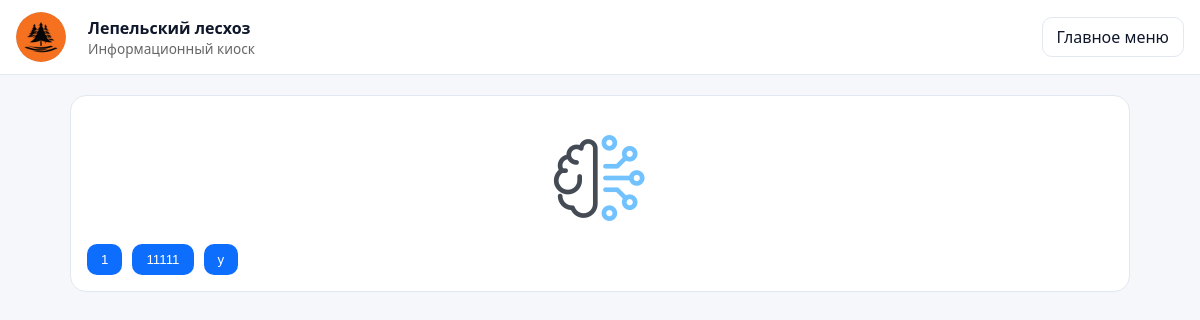
Page /page/21 on the committed database.
### tables this page shows
CREATE TABLE organization(
            id INTEGER PRIMARY KEY,
            name TEXT,
            logo_path TEXT
        );

CREATE TABLE pages(
        id INTEGER PRIMARY KEY AUTOINCREMENT,
        title TEXT NOT NULL,
        content TEXT,
        image_path TEXT,
        pdf_path TEXT
    );

CREATE TABLE page_pdfs(
            id INTEGER PRIMARY KEY AUTOINCREMENT,
            page_id INTEGER NOT NULL,
            file_path TEXT NOT NULL,
            title TEXT NOT NULL,
            FOREIGN KEY(page_id) REFERENCES pages(id)
        );

### app.py (the view)
@app.route("/page/<int:pid>")
def page(pid):
    conn = db()
    p = conn.execute("SELECT * FROM pages WHERE id=?", (pid,)).fetchone()
    pdfs = conn.execute("SELECT * FROM page_pdfs WHERE page_id=?", (pid,)).fetchall()
    org = conn.execute("SELECT * FROM organization WHERE id=1").fetchone()
    conn.close()
    if not p:
        return "Страница не найдена", 404
    return render_template(
        "page.html",
        page=dict(p),
        pdfs=pdfs,
        org_name=org['name'] if org else 'Название организации',
        org_logo=org['logo_path'] if org else None
    )

### app.py (called while the page is built)
def db():
    conn = sqlite3.connect(DB_PATH)
    conn.row_factory = sqlite3.Row
    return conn

@app.context_processor
def inject_theme():
    return {"current_theme": "light"}

### templates/page.html (shortened to what this page needs)
{% extends 'base.html' %}
{% block body %}
<header class="topbar">
  <div class="brand">
    <div class="logo-circle">
      {% if org_logo %}
        <img src="{{ url_for('uploads', filename=org_logo) }}" alt="Логотип" style="width:100%; height:100%; object-fit:cover; border-radius:50%;">
      {% else %}
        Л
      {% endif %}
    </div>
    <div class="org">
      <div class="org-title">{{ org_name }}</div>
      <div class="org-sub">Информационный киоск</div>
    </div>
  </div>
  <a href="{{ url_for('kiosk') }}" class="btn btn-outline">Главное меню</a>
</header>
<main class="page-main">
  <article class="card">
    <div class="content">{{ page['content']|safe }}</div>
    {% if pdfs %}
      <div class="pdf-buttons">
        {% for pdf in pdfs %}
          <button type="button" class="btn"
                  onclick="openPdfModal('{{ url_for('uploads', filename=pdf['file_path']) }}', '{{ pdf['title'] }}')">
            {{ pdf['title'] }}
          </button>
        {% endfor %}
      </div>
    {% endif %}
  </article>
</main>
{% endblock %}

### static/css/theme.css (style rules this page uses)
:root { --bg: #f5f7fb; --fg: #0f172a; --muted: #475569; --card: #ffffff; --primary: #0d6efd; --border: #e2e8f0; }
* { box-sizing: border-box; }
html, body { height: 100%; }
body { margin: 0; background: var(--bg); color: var(--fg); font-family: system-ui, -apple-system, Segoe UI, Roboto, Arial, sans-serif; }
.topbar, .bottombar { display: flex; align-items: center; gap: 12px; padding: 12px 16px; border-bottom: 1px solid var(--border); background: var(--card); }
.brand { display: flex; align-items: center; gap: 12px; }
.logo-circle { width: 40px; height: 40px; border-radius: 50%; background: var(--primary); color: #fff; display:flex; align-items:center; justify-content:center; font-weight: 700; }
.org-title { font-weight: 700; }
.org-sub { color: var(--muted); font-size: 12px; }
.btn, .btn-outline { padding: 8px 14px; border-radius: 10px; text-decoration: none; display: inline-flex; align-items: center; gap: 8px; }
.btn { background: var(--primary); color: white; border: none; }
.btn-outline { background: transparent; border: 1px solid var(--border); color: var(--fg); }
.card { background: var(--card); border: 1px solid var(--border); border-radius: 16px; padding: 16px; }
.page-main { padding: 20px; max-width: 1100px; margin: 0 auto; }
img { display: block; margin: 0 auto; max-width: 100%; height: auto; }

### templates/page.html (style rules this page uses)
.pdf-buttons { margin-top: 15px; display:flex; gap:10px; flex-wrap:wrap; }
.logo-circle { width:50px; height:50px; border-radius:50%; overflow:hidden; display:flex; justify-content:center; align-items:center; background:#ccc; margin-right:10px; }
.topbar .brand { display:flex; align-items:center; }
.topbar .brand { display: flex; align-items: center; }
.logo-circle { width: 50px; height: 50px; border-radius: 50%; overflow: hidden; display: flex; justify-content: center; align-items: center; background: #ccc; margin-right: 10px; }
.logo-circle img { width: 100%; height: 100%; object-fit: cover; border-radius: 50%; }
.org-title { font-weight: bold; }
.org-sub { font-size: 0.85em; color: #666; }

### rows in the picture
organization: logo_path (picture), name "Лепельский лесхоз"
pages: content (picture)
page_pdfs: title "1"
page_pdfs: title "11111"
page_pdfs: title "у"
